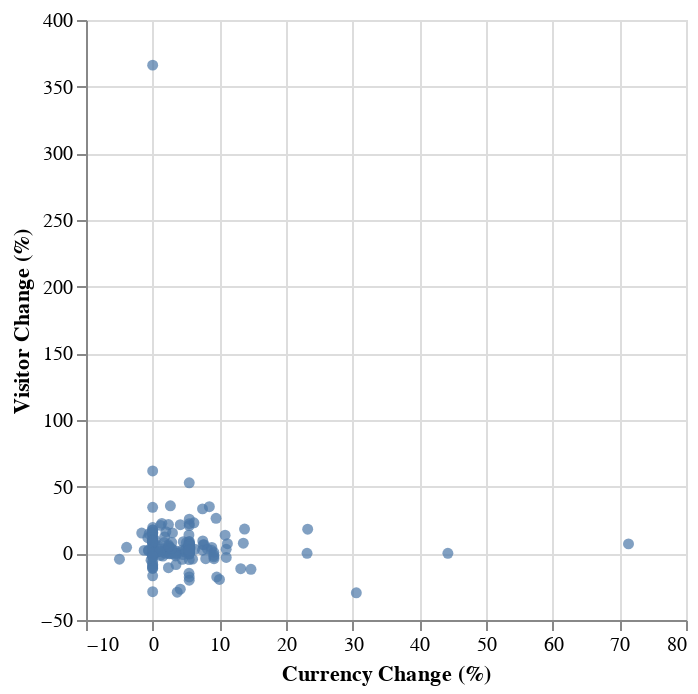

Notebook code for this chart:
### Code cell
correlation_scatter = alt.Chart(df_combined).mark_circle().encode(
    x=alt.X('2019_currency:Q', title="Currency Change (%)"),
    y=alt.Y('2019_visitors:Q', title="Visitor Change (%)"),
    tooltip=['Country_Code:N', '2022_currency:Q', '2022_visitors:Q']
)

correlation_scatter

### Figure 1 — Vega-Lite specification as saved in the notebook (floating-point values rounded to 4 significant figures; data arrays with more than 128 entries replaced by an {"elided": "..."} marker saying what was removed)
{"config": {"view": {"continuousWidth": 300, "continuousHeight": 300}}, "data": {"name": "data-070dee879aa15a8ce900b53e58401647"}, "mark": {"type": "circle"}, "encoding": {"tooltip": [{"field": "Country_Code", "type": "nominal"}, {"field": "2022_currency", "type": "quantitative"}, {"field": "2022_visitors", "type": "quantitative"}], "x": {"field": "2019_currency", "title": "Currency Change (%)", "type": "quantitative"}, "y": {"field": "2019_visitors", "title": "Visitor Change (%)", "type": "quantitative"}}, "$schema": "https://vega.github.io/schema/vega-lite/v5.8.0.json", "datasets": {"data-070dee879aa15a8ce900b53e58401647": {"elided": "180 records"}}}
